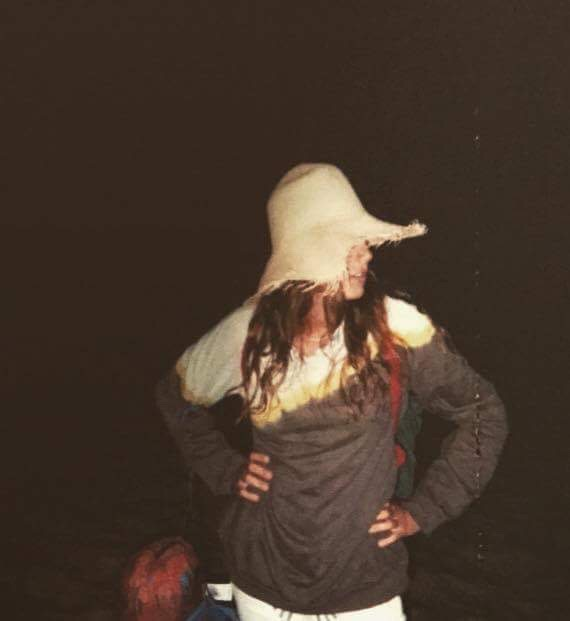
#> input picture foto.jpg, 570 x 621 px
$ jupyter execute --allow-errors main.ipynb   (shell and % lines are left out)
#> lines starting #> are read from the running program, lines starting #| are printed output that depends on the picture
## Before your start:

   - Read the README.md file
   - Comment as much as you can and use the resources in the README.md file
   - Happy learning!

# Image Segmentation

**Image Segmentation** is an image analysis task in which we classify each pixel in the image into a class. This is similar to what us humans do all the time by default.

What’s the first thing you do when you’re attempting to cross the road?

We typically look left and right, take stock of the vehicles on the road, and make our decision. Our brain is able to analyze, in a matter of milliseconds, what kind of vehicle (car, bus, truck, auto, etc.) is coming towards us. Whenever we are looking at something, then we try to “segment” what portion of the image belongs to which class/label/category.

## So how does image segmentation work?

We can divide or partition the image into various parts called segments. It’s not a great idea to process the entire image at the same time as there will be regions in the image which do not contain any information. By dividing the image into segments, we can make use of the important segments for processing the image. That, in a nutshell, is how image segmentation works.

An image is a collection or set of different pixels. We group together the pixels that have similar attributes using image segmentation.

**Sooner or later all things are numbers, including images.**

[cell 1]
# Install torch & torchvision, it might take some time
'''
'''

[cell 2]
# Import your libraries

import numpy as np
import matplotlib.pyplot as plt
from PIL import Image
import scipy.signal
from imageProcessing import resizeImg, generateMask

## Challenge 1 - Load a picture & let the magic begin!

In order to be able to segment an image, what **we first need is an image**. So, first thing you should do is loading one of yourself. Use [`Image.open`](https://pillow.readthedocs.io/en/3.1.x/reference/Image.html) for this purpose and call `img` to this variable. (In case you don't want to use your own image you can use one located at `images/bird.png`.

Using this function you will be using Pillow, the most popular and de facto standard library in Python for loading and working with image data. However, if you'd like to see how gorgeous you look on that picture, try using [`plt.show`](https://matplotlib.org/api/_as_gen/matplotlib.pyplot.show.html).

[cell 3]
img = Image.open("foto.jpg")
#> img is the input picture: PIL image 570x621 RGB; mean R, G, B 72.1, 56.5, 45.1
img

Sometimes it is desirable to thumbnail all images to have the same width or height. In this case, the width, will be reduced to 256, using `resizeImg`, and the height will be scaled in order to retain the aspect ratio of the image.

*Hint: use `img.size` as much as you need until you get a size of (384, 256)*.

[cell 4]
img.size
img.thumbnail((384, 256))
#> img: PIL image 235x256 RGB

[cell 5]
img

But, don't worry! This time won't be that difficult, you get some code to make your life easier.
Here the function `generateMask`, as you may imagine, will generate a [`mask`](http://www.xinapse.com/Manual/masking.html) for the picture you loaded. One for the background of the picture, one for the foreground.

#> (a cell that did not finish here is left out)

Now it's your turn again, convert the image to np.array and apply the mask twice to the picture, once to the `foreground` and once to the `background`. Make a couple of copies of the image instead of assigning the same value to different variables. After doing this, you may want to check how those are looking.

[cell 7]
imgbw = np.array(img.convert("L"))
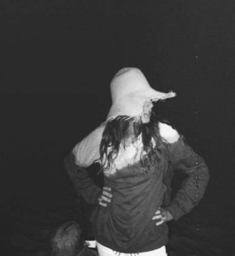
#> imgbw: shape (256, 235); min 30, max 249, mean 59.8
imgbw_arr=np.asarray(imgbw)

[cell 8]
imgbw_arr.shape
#> Out = (256, 235)
